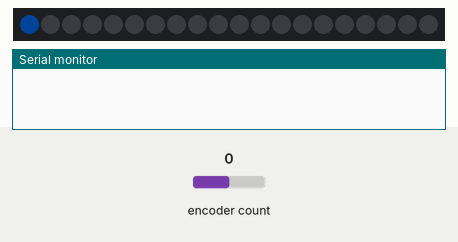
This sketch was run on a simulated Teensy 4. On the bench: 20 RGB LEDs in strip order, left to right, the last lines printed to the serial monitor. Inputs (shaded band) come from the test bench; at power-on: encoder count 0. Dim RGB values are drawn brighter than linear.

Above: at 1.2 s.
1.3 s: encoder count set to 1
At 1.8 s:
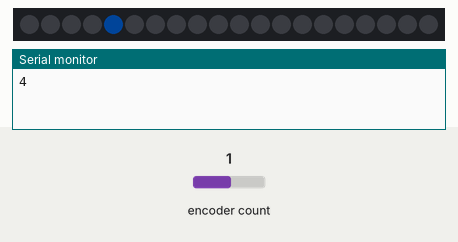
2.8 s: encoder count set to 2
At 3.9 s:
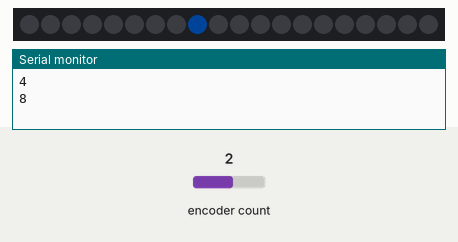
4.3 s: encoder count set to 3
At 4.8 s:
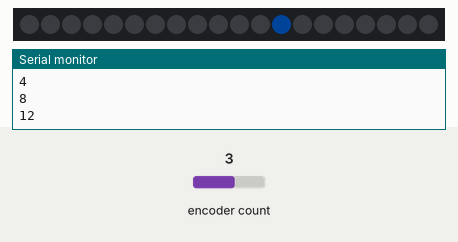
Timing chart, 0 to 7.3 s (numbered marks = the images above; inputs shaded):
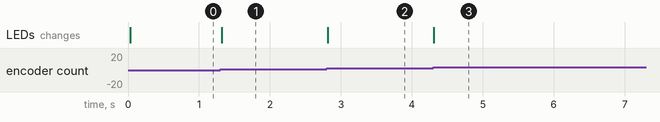

Measured:
- after the input at 1.3 s, the LEDs: change at once (image 1)
- after the input at 2.8 s, the LEDs: change at once (image 2)
- after the input at 4.3 s, the LEDs: change at once (image 3)

The sketch:

Class_7_-Encoder_and_LED.ino
```cpp
/*
  Using an encoder to select which LEDs to turn on

  Encoders look like potentiometers but are a collection of switches
  Rather than an analog Voltage to read they send different pulses
  when they are turned left or right or are pressed
  They have much less resolution, a 12b analogRead is 0-4095
  while an encoder will only give 96 values changers per revolution
  Sometimes you want a device that can turn 360 degrees and has no
  absolute position, and has a clear reading though

  Here's a digram of how they work https://www.pjrc.com/teensy/td_libs_Encoder.html

*/

//Interrupts cause everything to stop so one function can happen
// This isn't necessary for encoders and will cause problems with audio
#define ENCODER_DO_NOT_USE_INTERRUPTS

//This library should already be installed. If it's not get it here https://github.com/PaulStoffregen/Encoder/archive/refs/heads/master.zip
#include <Encoder.h>

// Change these two numbers to the pins connected to your encoder
// you can change the name "encoder1" to anything
Encoder encoder1(11, 10);


//A special library must be used to communicate with the ws2812 addressable LED tube
// Download it here https://github.com/PaulStoffregen/WS2812Serial/archive/refs/heads/master.zip
// Then in Arduino go to "Sketch > Include libraries > Add .ZIP library..." and select the downloaded file.
// The standard LED libraries, like fastLED and adafruits neopixel, cause problems with the audio code we'll do later so this version is used

float max_brightness = .1; //change this to increase the max brightness of the LEDs. 1.0 is very bright

//Everything else can be left alone
#define num_of_leds 20 //number of LEDs in the tube
#include <WS2812Serial.h> //include the code from this file in our sketch  https://github.com/PaulStoffregen/WS2812Serial/archive/refs/heads/master.zip
#define led_data_pin 8 //only pins 1,5, and 8 can be used.
byte drawingMemory[num_of_leds * 3];
DMAMEM byte displayMemory[num_of_leds * 12];
WS2812Serial LEDs(num_of_leds, displayMemory, drawingMemory, led_data_pin, WS2812_GRB);

unsigned long current_time;
unsigned long prev_time[8];

int encoder1_position, encoder1_prev_position;
int led_position;
int selected_led;


void setup() {
  //nothing to setup for encoders

  LEDs.begin(); //must be done in setup for the addressable LEDs to work.
  //here is a basic way of writing to the LEDs.
  LEDs.setPixelColor(0, 0, 0, 0); //(LED number, red level, green level, blue level). All levels are 0-255
  LEDs.setPixelColor(1, 0, 0, 0);
  LEDs.show(); //send these values to the LEDs

}


void loop() {
  current_time = millis();

  //Hey it's that thing we do all the time. Remember then update
  encoder1_prev_position = encoder1_position;
  encoder1_position = encoder1.read();
  if (encoder1_position != encoder1_prev_position) {
    Serial.println(encoder1_position);
  }

  //there are only 20 LEDs so lets have another number based on
  //encoder1_position that's kept between 0 and 19
  led_position = encoder1_position;
  if (led_position < 0) {
    led_position = 0;
  }
  if (led_position > 19) {
    led_position = 19;
  }

  if (current_time - prev_time[0] > 33) { //33 milliseconds is about 30 Hz, aka 30 fps
    prev_time[0] = current_time;

    for (byte m = 0; m < 20; m++) {
      set_LED(m, 0, 1, 0); //turn all lights off
    }

    set_LED(led_position, .6, 1, 1);

    LEDs.show(); //send these values to the LEDs
  }

} //loop over


////////////////LED function

//This function is a little different than you might see in other libraries but it works pretty similar
// instead of 0-255 you see in other libraries this is all 0-1.0
// you can copy this to the bottom of any code as long as the declarations at the top in "led biz" are done

//set_LED(led to change, hue,saturation,value aka brightness)
// hue - 0 is red, then through the ROYGBIV to 1.0 as red again
// saturation - 0 is fully white, 1 is fully colored.
// value - 0 is off, 1 is the value set by max_brightness
// (it's not called brightness since, unlike in photoshop, we're going from black to fully lit up

//based on https://stackoverflow.com/questions/3018313/algorithm-to-convert-rgb-to-hsv-and-hsv-to-rgb-in-range-0-255-for-both

void set_LED(int pixel, float fh, float fs, float fv) {
  byte RedLight;
  byte GreenLight;
  byte BlueLight;

  if (fs > 1.0) {
    fs = 1.0;
  }

  if (fv > 1.0) {
    fv = 1.0;
  }

  //wrap the hue around but if it's over 100 or under -100 cap it at that
  if (fh > 100) {
    fh = 100;
  }

  if (fh < -100) {
    fh = -100;
  }
  //keep subtracting or adding 1 until it's in the range of 0-1.0
  while (fh > 1.0) {
    fh -= 1.0;
  }
  while (fh < 0) {
    fh += 1.0;
  }

  byte h = fh * 255;
  byte s = fs * 255;
  byte v = fv * max_brightness * 255;

  h = (h * 192) / 256;  // 0..191
  unsigned int i = h / 32;   // We want a value of 0 thru 5
  unsigned int f = (h % 32) * 8;   // 'fractional' part of 'i' 0..248 in jumps

  unsigned int sInv = 255 - s;
  unsigned int fInv = 255 - f;
  byte pv = v * sInv / 256;  // pv will be in range 0 - 255
  byte qv = v * (256 - s * f / 256) / 256;
  byte tv = v * (256 - s * fInv / 256) / 256;

  switch (i) {
    case 0:
      RedLight = v;
      GreenLight = tv;
      BlueLight = pv;
      break;
    case 1:
      RedLight = qv;
      GreenLight = v;
      BlueLight = pv;
      break;
    case 2:
      RedLight = pv;
      GreenLight = v;
      BlueLight = tv;
      break;
    case 3:
      RedLight = pv;
      GreenLight = qv;
      BlueLight = v;
      break;
    case 4:
      RedLight = tv;
      GreenLight = pv;
      BlueLight = v;
      break;
    case 5:
      RedLight = v;
      GreenLight = pv;
      BlueLight = qv;
      break;
  }
  LEDs.setPixelColor(pixel, RedLight, GreenLight, BlueLight);
}
```
